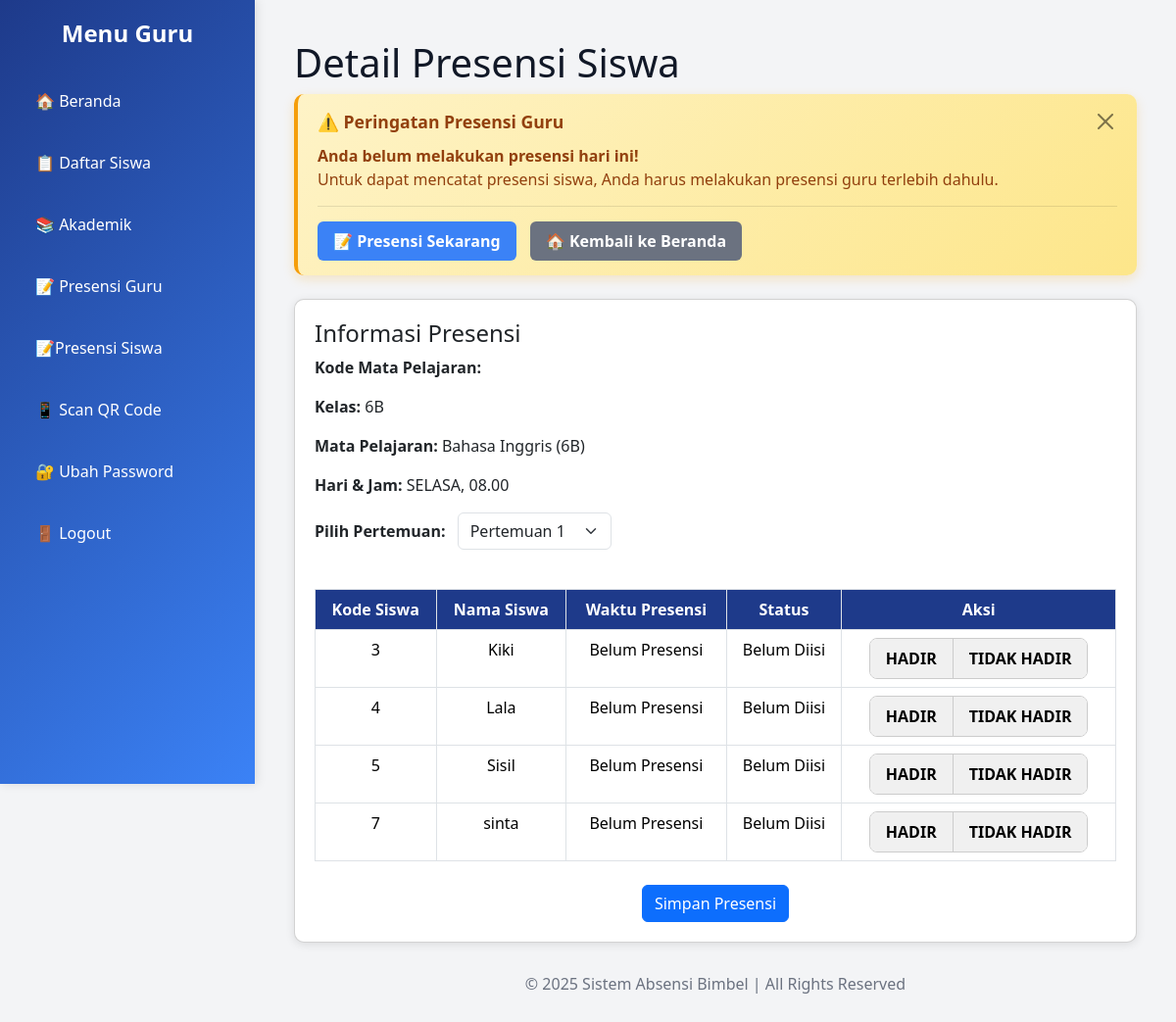
The page /absen/presensi-siswa/3/ on the database its author committed.
### rumahbelajar/models.py (models this page shows, shortened)
class Presensi(models.Model):
    mata_pelajaran = models.ForeignKey(MataPelajaran, on_delete=models.CASCADE)
    kelas = models.ForeignKey(Kelas, on_delete=models.CASCADE)
    hari = models.CharField(max_length=20)
    jam = models.CharField(max_length=20)
    pertemuan_ke = models.PositiveIntegerField(null=True, blank=True)

class Kelas(models.Model):
    nama = models.CharField(max_length=100)
    def __str__(self):
        return self.nama

class MataPelajaran(models.Model):
    nama_pelajaran = models.CharField(max_length=100)
    kelas = models.ForeignKey(Kelas, on_delete=models.CASCADE, related_name='mata_pelajaran')
    kode_pelajaran = models.CharField(max_length=100)
    def __str__(self):
        return f"{self.nama_pelajaran} ({self.kelas.nama})"

class Siswa(models.Model):
    user = models.OneToOneField(User, on_delete=models.CASCADE, related_name='rumahbelajar_siswa')
    nama = models.CharField(max_length=100)
    tanggal_lahir = models.DateField()
    jenis_kelamin = models.CharField(max_length=10)
    orang_tua = models.ForeignKey(OrangTua, on_delete=models.CASCADE)
    kelas = models.ForeignKey(Kelas, on_delete=models.SET_NULL, null=True, related_name='siswa')

### rumahbelajar/views.py (the view, shortened to what this page needs)
# urls.py: path('presensi-siswa/<int:kelas_id>/', views.detail_presensi, name='detail_presensi'),
def detail_presensi(request, kelas_id):
    kelas = get_object_or_404(Kelas, id=kelas_id)
    pertemuan_dipilih = request.GET.get('pertemuan')
    try:
        pertemuan_dipilih = int(pertemuan_dipilih) if pertemuan_dipilih else None
    except ValueError:
        pertemuan_dipilih = None
    presensi_objek = Presensi.objects.filter(kelas=kelas).first()
    siswa_kelas = Siswa.objects.filter(kelas=kelas).select_related('kelas')
    data_presensi = []
    for siswa in siswa_kelas:
        presensi = PresensiSiswa.objects.filter(
            siswa=siswa,
            presensi__kelas=kelas,
            pertemuan_ke=pertemuan_dipilih
        ).select_related('presensi').first() if pertemuan_dipilih else None
        data_presensi.append({
            'siswa': siswa,
            'status': presensi.status if presensi else 'Belum Diisi',
            'presensi_id': presensi.id if presensi else None,
            'jam': presensi.waktu_presensi if presensi else None,
        })
    total_hadir = sum(1 for p in data_presensi if p['status'] == 'Hadir')
    total_tidak_hadir = sum(1 for p in data_presensi if p['status'] == 'Tidak Hadir')
    total_siswa = siswa_kelas.count()
    return render(request, 'guru/detail_presensi.html', {
        'kelas': kelas,
        'data_presensi': data_presensi,
        'total_hadir': total_hadir,
        'total_tidak_hadir': total_tidak_hadir,
        'total_siswa': total_siswa,
        'pertemuan_dipilih': pertemuan_dipilih,
        'presensi': presensi_objek,
        'pertemuan_range': range(1, 17),
    })

### rumahbelajar/templates/guru/detail_presensi.html (shortened to what this page needs)
{% load custom_tags %}
<!DOCTYPE html>
<html lang="id">
<head>
    <link href="https://cdn.jsdelivr.net/npm/bootstrap@5.3.3/dist/css/bootstrap.min.css" rel="stylesheet">
</head>
<body>
    <nav class="sidebar" id="sidebar">
        <h2>Menu Guru</h2>
        <ul class="sidebar-menu">
            <li><a href="{% url 'rumahbelajar:dashboard_guru' %}">🏠 Beranda</a></li>
            <li><a href="{% url 'rumahbelajar:daftar_siswa' %}">📋 Daftar Siswa</a></li>
            <li><a href="{% url 'rumahbelajar:akademik' %}">📚 Akademik</a></li>
            <li><a href="{% url 'rumahbelajar:presensi_guru' %}">📝 Presensi Guru</a></li>
            <li><a href="{% url 'rumahbelajar:presensi_siswa'  %}">📝Presensi Siswa</a></li>
            <li><a href="{% url 'rumahbelajar:scan_qr_view' %}">📱 Scan QR Code</a></li>
            <li><a href="#" onclick="openChangePasswordModal()">🔐 Ubah Password</a></li>
            <li><a href="{% url 'rumahbelajar:login' %}">🚪 Logout</a></li>
        </ul>
    </nav>
    <div class="main-content">
        <h1>Detail Presensi Siswa</h1>
        <div id="attendanceReminder" class="alert alert-custom alert-warning-custom" style="display: none;">
          <div class="alert-header">
            <span class="alert-title">
              ⚠️ Peringatan Presensi Guru
            </span>
            <button type="button" class="btn-close" onclick="hideAttendanceReminder()" aria-label="Close"></button>
          </div>
          <div class="alert-content">
            <strong>Anda belum melakukan presensi hari ini!</strong><br>
            Untuk dapat mencatat presensi siswa, Anda harus melakukan presensi guru terlebih dahulu.
          </div>
          <div class="alert-action">
            <a href="{% url 'rumahbelajar:presensi_guru' %}" class="btn-alert btn-alert-primary">📝 Presensi Sekarang</a>
            <a href="{% url 'rumahbelajar:dashboard_guru' %}" class="btn-alert btn-alert-secondary">🏠 Kembali ke Beranda</a>
          </div>
        </div>
        <div class="card mt-4">
            <h4>Informasi Presensi</h4>
            <p><strong>Kode Mata Pelajaran:</strong> {{ presensi.kode_mata_pelajaran }}</p>
            <p><strong>Kelas:</strong> {{ presensi.kelas }}</p>
            <p><strong>Mata Pelajaran:</strong> {{ presensi.mata_pelajaran }}</p>
            <p><strong>Hari & Jam:</strong> {{ presensi.hari }}, {{ presensi.jam }}</p>
            <form method="get" class="mb-3">
                <label for="pertemuan"><strong>Pilih Pertemuan:</strong></label>
                <select name="pertemuan" id="pertemuan" class="form-select w-auto d-inline-block mx-2" onchange="this.form.submit()">
                    {% for i in pertemuan_range %}
                        <option value="{{ i }}" {% if i == pertemuan_dipilih %}selected{% endif %}>Pertemuan {{ i }}</option>
                    {% endfor %}
                </select>
            </form>
            <form method="POST">
                <table class="table table-bordered text-center mt-4">
                    <thead>
                        <tr>
                            <th>Kode Siswa</th>
                            <th>Nama Siswa</th>
                            <th>Waktu Presensi</th>
                            <th>Status</th>
                            <th>Aksi</th>
                        </tr>
                    </thead>
                    <tbody>
                        {% for item in data_presensi %}
                        <tr>
                            <td>{{ item.siswa.id }}</td>
                            <td>{{ item.siswa.nama }}</td>
                            <td>
                                {% if item.jam %}
                                    {{ item.jam|date:"d M Y H:i" }}
                                {% else %}
                                    Belum Presensi
                                {% endif %}
                            </td>
                            <td>{{ item.status|default:"Belum diisi" }}</td>
                             <td>
                                <div class="attendance-toggle">
                                    <label for="hadir_{{ item.siswa.id }}">HADIR</label>
                                    <label for="tidak_{{ item.siswa.id }}" class="tidak-hadir">TIDAK HADIR</label>
                                </div>
                            </td>
                        </tr>
                        {% endfor %}
                    </tbody>
                </table>
                <div class="text-center mt-4">
                    <button type="submit" class="btn btn-primary">Simpan Presensi</button>
                </div>
            </form>
        </div>
        <footer>
            <p>&copy; 2025 Sistem Absensi Bimbel | All Rights Reserved</p>
        </footer>
    </div>
</body>
</html>

### rumahbelajar/templates/guru/detail_presensi.html (style rules this page uses)
body { font-family: 'Segoe UI', sans-serif; background: #f3f4f6; color: #111827; }
.sidebar { width: 260px; background: linear-gradient(135deg, #1e3a8a, #3b82f6); color: white; padding: 20px; position: fixed; height: 100vh; overflow-y: auto; box-shadow: 2px 0 10px rgba(0, 0, 0, 0.1); transition: all 0.4s ease-in-out; z-index: 100; }
.sidebar h2 { font-size: 24px; font-weight: bold; margin-bottom: 30px; text-align: center; }
.sidebar ul { padding: 0; list-style: none; }
.sidebar ul li { margin-bottom: 15px; }
.sidebar ul li a { display: block; padding: 12px 16px; border-radius: 8px; color: #ffffff; text-decoration: none; transition: background 0.3s, padding-left 0.3s; font-weight: 500; }
.alert-custom { border-radius: 10px; border: none; padding: 15px 20px; margin-bottom: 20px; font-weight: 500; animation: slideInDown 0.5s ease-out; }
.alert-warning-custom { background: linear-gradient(135deg, #fef3c7, #fde68a); color: #92400e; border-left: 4px solid #f59e0b; box-shadow: 0 4px 12px rgba(245, 158, 11, 0.2); }
.alert-header { display: flex; align-items: center; justify-content: space-between; margin-bottom: 10px; }
.alert-title { font-weight: 700; font-size: 1.1em; display: flex; align-items: center; gap: 8px; }
.alert-content { line-height: 1.5; }
.alert-action { margin-top: 15px; padding-top: 15px; border-top: 1px solid rgba(0, 0, 0, 0.1); }
.btn-alert { padding: 8px 16px; border: none; border-radius: 6px; font-weight: 600; text-decoration: none; display: inline-block; margin-right: 10px; transition: all 0.3s ease; }
.btn-alert-primary { background: #3b82f6; color: white; }
.btn-alert-secondary { background: #6b7280; color: white; }
.main-content { margin-left: 260px; padding: 40px; transition: margin-left 0.4s ease-in-out; }
.card { border-radius: 10px; padding: 20px; background: white; box-shadow: 0 2px 10px rgba(0, 0, 0, 0.1); }
.table th { background-color: #1e3a8a; color: white; }
footer { text-align: center; margin-top: 30px; color: #6b7280; }
.attendance-toggle { display: flex; border: 1px solid #ccc; border-radius: 8px; overflow: hidden; width: fit-content; margin: auto; }
.attendance-toggle label { padding: 8px 16px; font-weight: bold; cursor: pointer; color: black; background-color: #f0f0f0; transition: 0.3s ease; }
.attendance-toggle label:not(:last-child) { border-right: 1px solid #ccc; }

### rows shown on the page
Presensi: kelas "6B", mata_pelajaran "Bahasa Inggris (6B)", hari "SELASA", jam "08.00"
Siswa: siswa.id "3", siswa.nama "Kiki", status "Belum Diisi"
Siswa: siswa.id "4", siswa.nama "Lala", status "Belum Diisi"
Siswa: siswa.id "5", siswa.nama "Sisil", status "Belum Diisi"
Siswa: siswa.id "7", siswa.nama "sinta", status "Belum Diisi"
